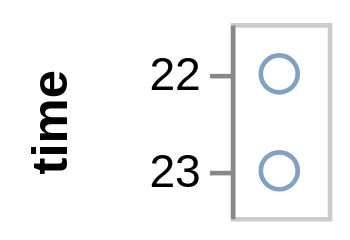

Vega-Lite specification stored for this chart:
### Vega specification from a JSON file in a GitHub repository (floating-point values rounded to 4 significant figures)
{"$schema": "https://vega.github.io/schema/vega/v3.0.json", "description": "Google's stock price over time.", "autosize": "pad", "padding": 5, "encode": {"update": {"stroke": {"value": "#ccc"}, "fill": {"value": "transparent"}}}, "data": [{"name": "source_0", "values": [{"date": "10 Oct 2011 22:48:00"}, {"date": "11 Oct 2022 23:00:00"}]}, {"name": "data_0", "source": "source_0", "transform": [{"type": "formula", "expr": "toDate(datum[\"date\"])", "as": "date"}, {"type": "formula", "as": "hours_date", "expr": "datetime(0, 0, 1, hours(datum[\"date\"]), 0, 0, 0)"}]}], "signals": [{"name": "width", "update": "21"}, {"name": "y_step", "value": 21}, {"name": "height", "update": "bandspace(domain('y').length, 1, 0.5) * y_step"}], "marks": [{"name": "marks", "type": "symbol", "role": "point", "from": {"data": "data_0"}, "encode": {"update": {"x": {"value": 10.5}, "y": {"scale": "y", "field": "hours_date"}, "stroke": {"value": "#4c78a8"}, "fill": {"value": "transparent"}, "opacity": {"value": 0.7}}}}], "scales": [{"name": "y", "type": "point", "domain": {"data": "data_0", "field": "hours_date", "sort": true}, "range": {"step": {"signal": "y_step"}}, "round": true, "padding": 0.5}], "axes": [{"title": "time", "scale": "y", "orient": "left", "zindex": 1, "encode": {"labels": {"update": {"text": {"signal": "timeFormat(datum.value, '%H')"}}}}}], "config": {"axis": {"minExtent": 30}}}
